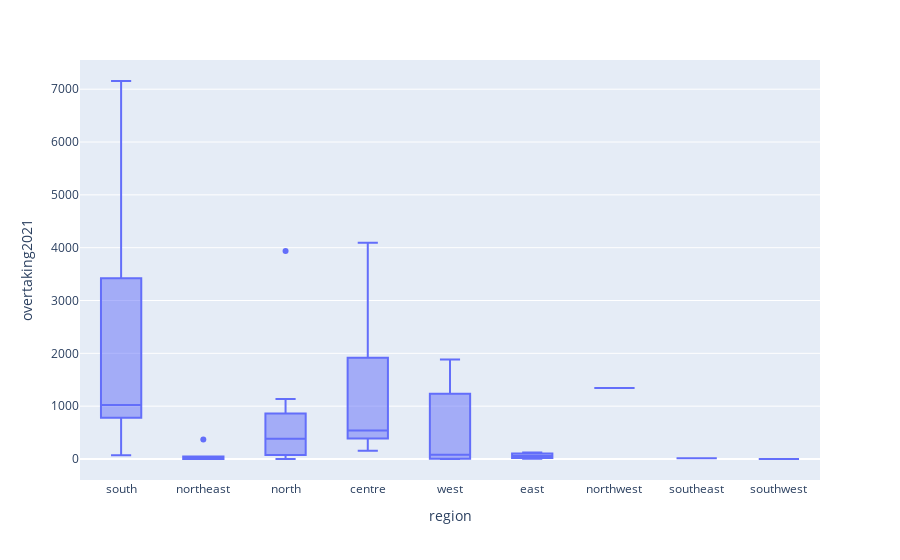

This figure's notebook cell:
### Code cell
fig = px.box(df, x='region', y='overtaking2021')
fig.show()

### Figure 1 — Plotly figure (JSON) as saved in the notebook; plotly's stock layout.template omitted (floating-point values rounded to 4 significant figures)
{"data": [{"alignmentgroup": "True", "hovertemplate": "region=%{x}<br>overtaking2021=%{y}<extra></extra>", "legendgroup": "", "marker": {"color": "#636efa"}, "name": "", "notched": false, "offsetgroup": "", "orientation": "v", "showlegend": false, "type": "box", "x": ["south", "northeast", "northeast", "north", "centre", "west", "west", "north", "north", "north", "centre", "south", "south", "centre", "west", "northeast", "northeast", "east", "northeast", "centre", "north", "northwest", "northeast", "south", "centre", "east", "north", "north", "east", "southeast", "north", "west", "west", "southwest", "south"], "x0": " ", "xaxis": "x", "y": [1024, 8, 371, 573, 467, 80, 1016, 1134, 195, 18, 155, 1019, 2175, 4091, 1883, 46, 0, 6, 0, 1194, 585, 1345, 17, 7155, 539, 56, 132, 3937, 122, 15, 0, 5, 2, 0, 71], "y0": " ", "yaxis": "y"}], "layout": {"boxmode": "group", "legend": {"tracegroupgap": 0}, "margin": {"t": 60}, "xaxis": {"anchor": "y", "domain": [0, 1], "title": {"text": "region"}}, "yaxis": {"anchor": "x", "domain": [0, 1], "title": {"text": "overtaking2021"}}}}
